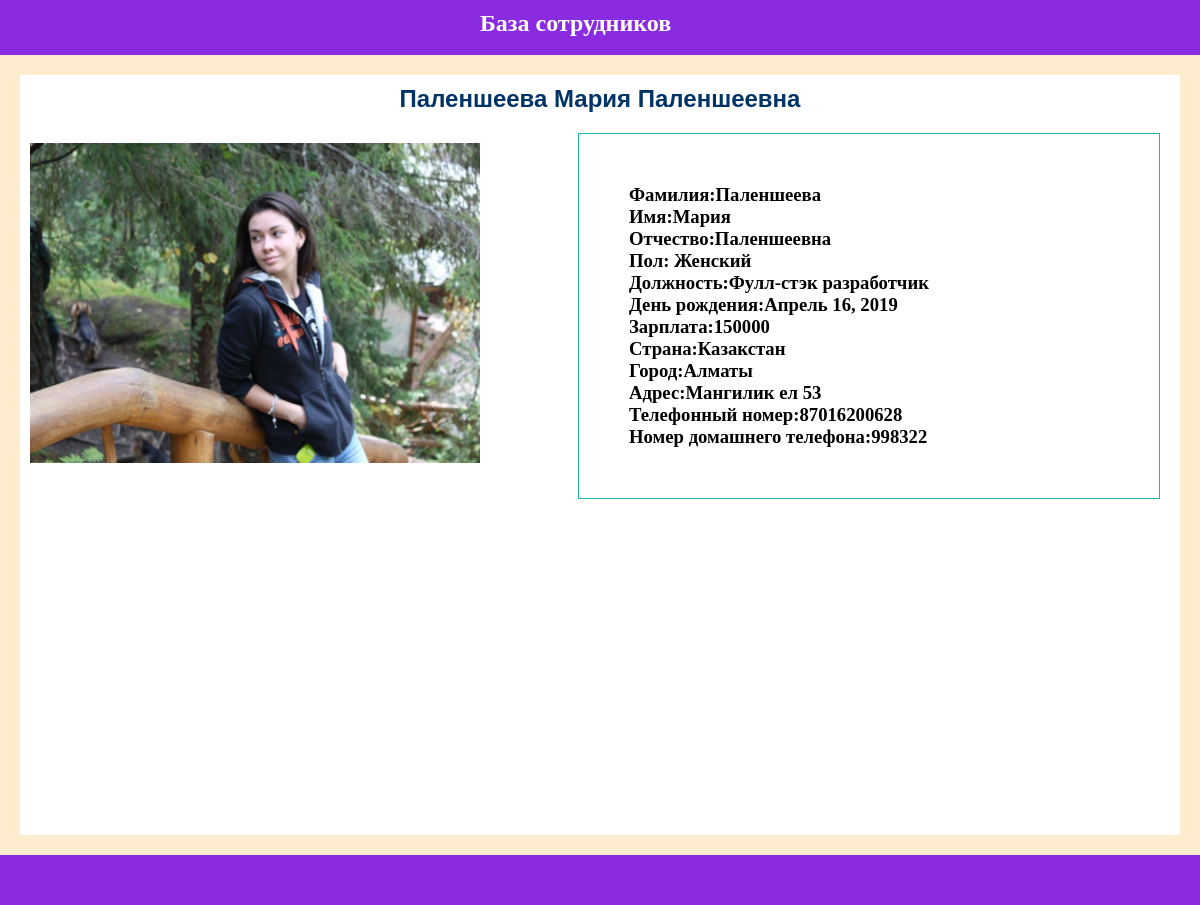
/worker/mariya, run on the app's committed database.
### workers/models.py (models this page shows, shortened)
class Workers(models.Model):
    firstname=models.CharField(verbose_name='Name',max_length=255)
    lastname=models.CharField(max_length=255)
    fathername=models.CharField(max_length=255)
    position=models.ForeignKey(Position,on_delete=models.CASCADE,related_name='workers_position')
    slug=models.SlugField(max_length=255)
    image=models.ImageField(upload_to='workers/',blank=True)
    date_birn=models.DateField()
    gender=models.BooleanField(default=True)
    price=models.PositiveIntegerField()
    phone_number=models.CharField(max_length=12)
    home_phone_number=models.CharField(max_length=6)
    city=models.ForeignKey(City,on_delete=models.CASCADE,related_name='workers_city')
    adress=models.CharField(max_length=255)
    date_created=models.DateField(auto_now_add=True)
    updated=models.DateField(auto_now=True)
    def __str__(self):
        return '{} {} {}'.format(self.firstname,self.lastname,self.fathername)
    class Meta:
        ordering=['date_created']
        verbose_name='Workers'
        verbose_name_plural='Workers'

class Position(models.Model):
    name=models.CharField(max_length=255)
    slug=models.SlugField(max_length=255)
    def __str__(self):
        return self.name
    class Meta:
        verbose_name='Position'
        verbose_name_plural='Position'

class City(models.Model):
    name = models.CharField(max_length=255)
    country=models.ForeignKey(Country,on_delete=models.CASCADE,related_name='city_country')
    slug = models.SlugField(max_length=255)
    def __str__(self):
        return self.name
    class Meta:
        verbose_name = 'City'
        verbose_name_plural = 'City'

class Country(models.Model):
    name=models.CharField(max_length=255)
    slug=models.SlugField(max_length=255)
    def __str__(self):
        return self.name
    class Meta:
        verbose_name = 'Country'
        verbose_name_plural = 'Country'

### home/views.py (the view)
# urls.py: path('worker/<slug:slug>',views.workers_detail,name='workers_detail')
def workers_detail(request,slug):
    worker=get_object_or_404(Workers,slug=slug)
    return render(request,'detail.html',{'worker':worker})

### templates/detail.html (shortened to what this page needs)
{% extends 'base.html' %}
{% load static %}
{% block content %}
<header>
    <h2><a href="{% url 'home' %}">База сотрудников</a></h2>
</header>
<section style="outline: 20px solid blanchedalmond;outline-offset:-20px;width: 100%;" >
<div>
<h1 style="padding-top: 30px;">{{ worker }}</h1></div>
    <img {% if worker.image %} src="{{ worker.image.url }}" {% else %} src="{% static 'user_male-512.png'%}" {% endif %}  style="margin: 30px;" width="450" height="320">
<div class="desc" style="margin-top: 20px;margin-right: 40px;">
    <h3>Фамилия:{{ worker.firstname }}</h3>
<h3>Имя:{{ worker.lastname }}</h3>
<h3>Отчество:{{ worker.fathername }}</h3>
<h3>Пол:{% if worker.gender %}
Мужской
{% else %}
    Женский
{% endif %}</h3>
<h3>Должность:{{ worker.position }}</h3>
<h3>День рождения:{{ worker.date_birn }}</h3>
<h3>Зарплата:{{ worker.price }}</h3>
<h3>Страна:{{ worker.city.country }}</h3>
<h3>Город:{{ worker.city }}</h3>
<h3>Адрес:{{ worker.adress }}</h3>
<h3>Телефонный номер:{{ worker.phone_number }}</h3>
<h3>Номер домашнего телефона:{{ worker.home_phone_number }}</h3>
</div>
</section>
<footer></footer>
{% endblock %}

### static_in_div/style.css (style rules this page uses)
* { margin: 0; padding: 0; }
header { background-color: blueviolet; width: 100%; height:55px; }
header h2 { float: left; margin-left: 40%; margin-top: 10px; color: white; }
section { width: 100%; height: 100vh; }
footer { width: 100%; height: 50px; background-color: blueviolet; }
a { text-decoration: none; }
h1 { color: #003366; font-family: sans-serif; text-align: center; }
.desc { float: right; padding: 50px; border: 1px solid lightseagreen; width: 40%; }

### templates/detail.html (style rules this page uses)
a { color:white; }

### data on the page
Workers: firstname+lastname+fathername "Паленшеева Мария Паленшеевна", image (picture), firstname "Паленшеева", lastname "Мария", fathername "Паленшеевна", position "Фулл-стэк разработчик", date_birn "Апрель 16, 2019", price "150000", city.country "Казакстан", city "Алматы", adress "Мангилик ел 53", phone_number "87016200628", home_phone_number "998322"
